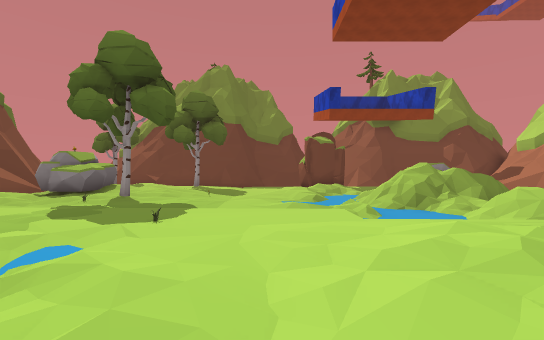
View 1 (above)

21 first-person views from a walk through a Unity game level. The camera is 1.5 m above the floor, looks level and sees 90° across. The floor is counted in squares, 2 m on a side. Each view is taken from the middle of a square. On the plan, view 1 faces up. The plan holds only what a view shows up to about 10 squares ahead; the rest is blank. The place goes on beyond the plan. Some surface patterns are stand-ins.

View 2
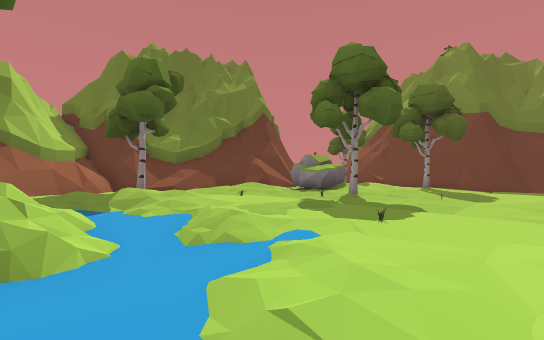

View 3
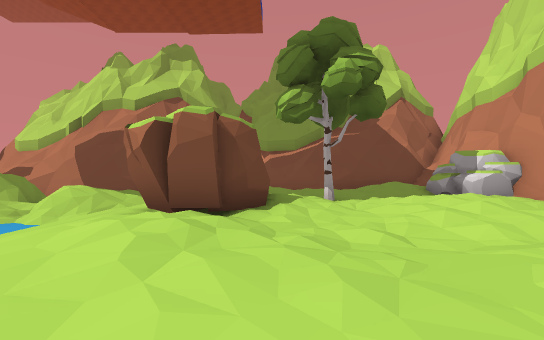

View 4
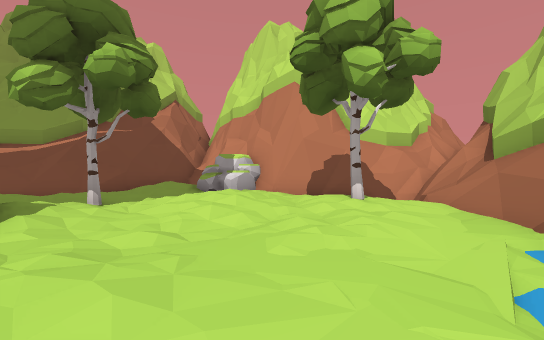

View 5
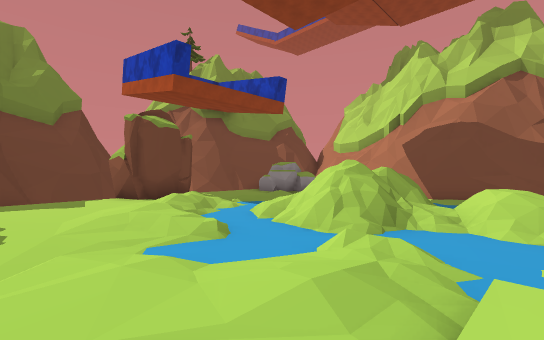

View 6
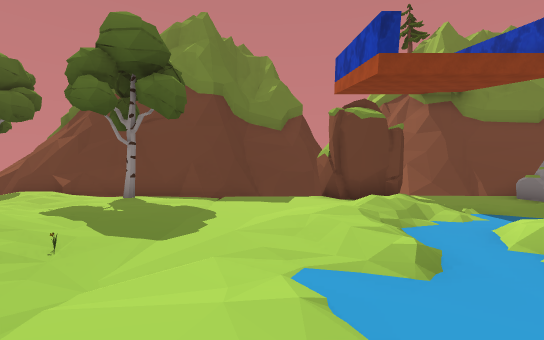

View 7
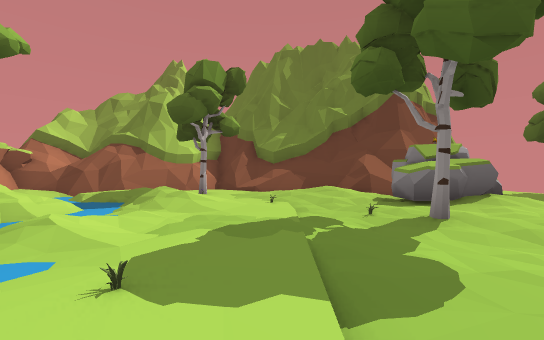

View 8
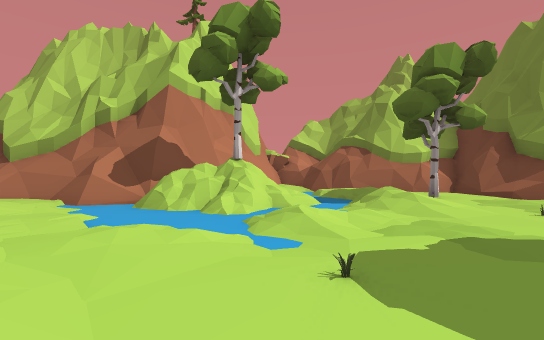

View 9
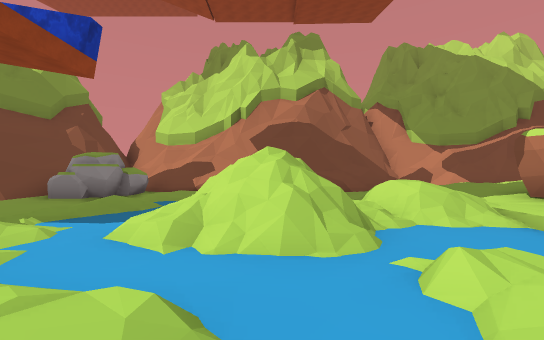

View 10
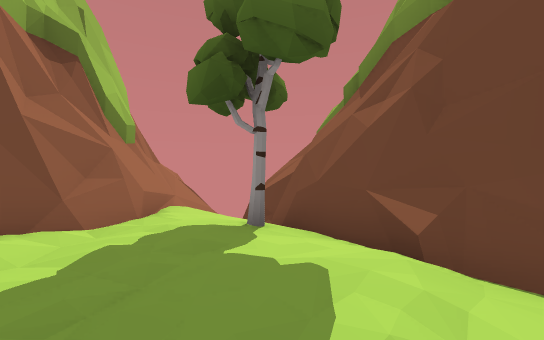

View 11
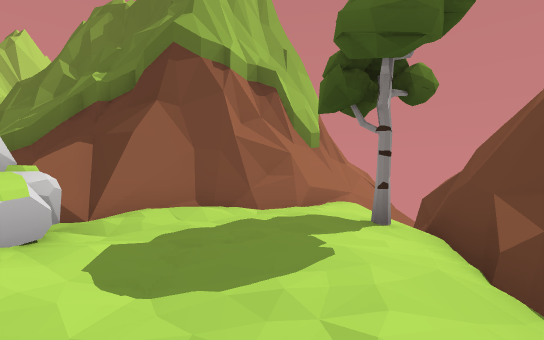

View 12
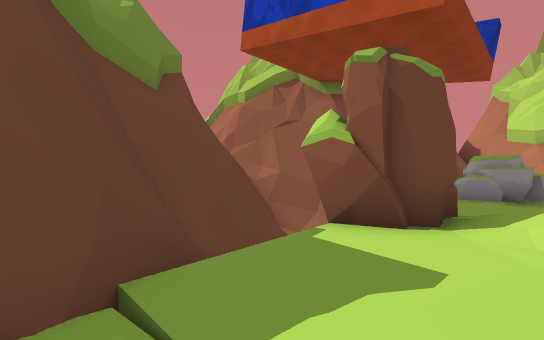

View 13
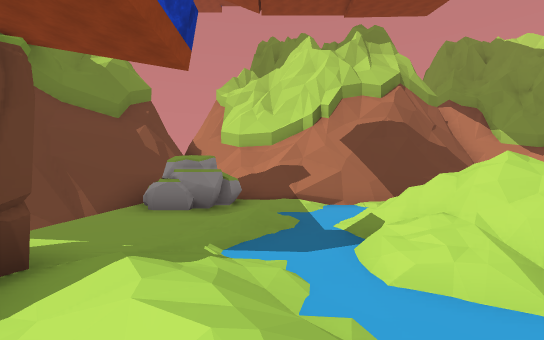

View 14
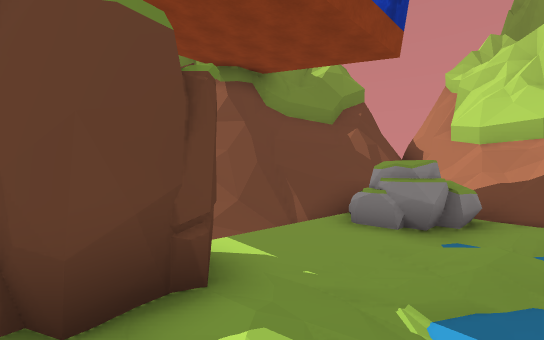

View 15
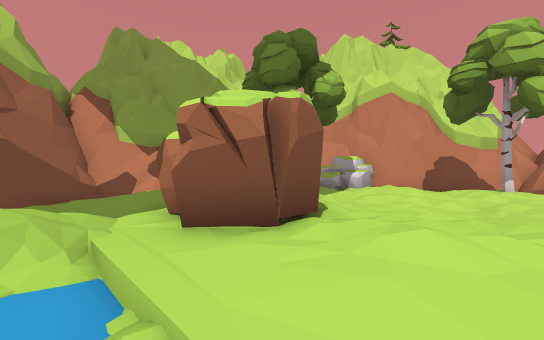

View 16
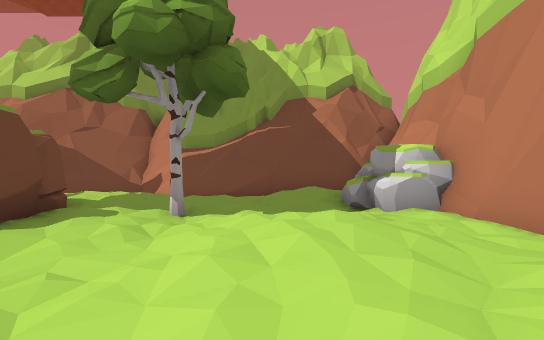

View 17
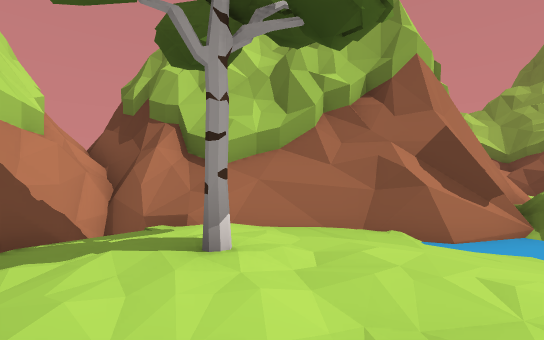

View 18
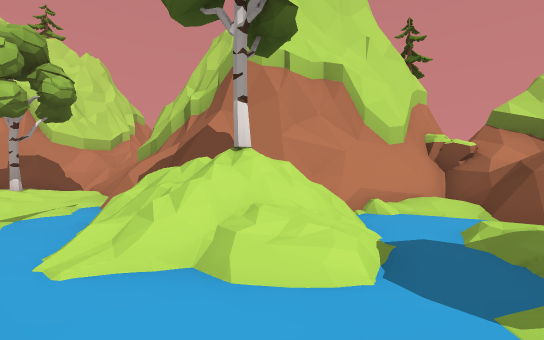

View 19
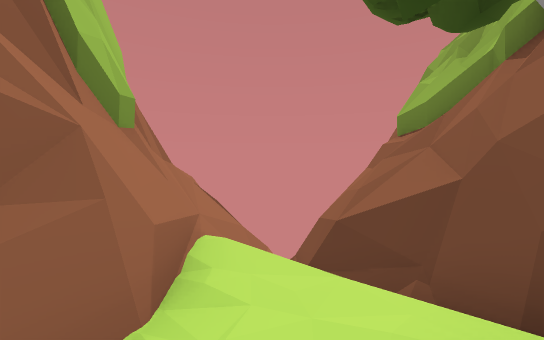

View 20
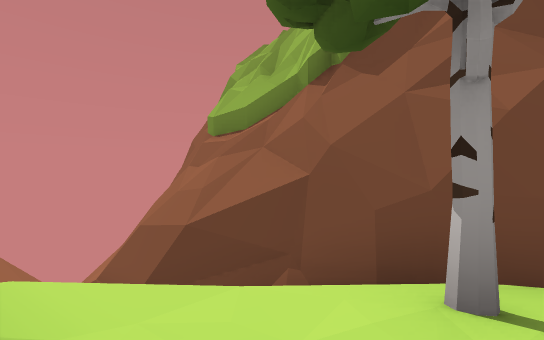

View 21
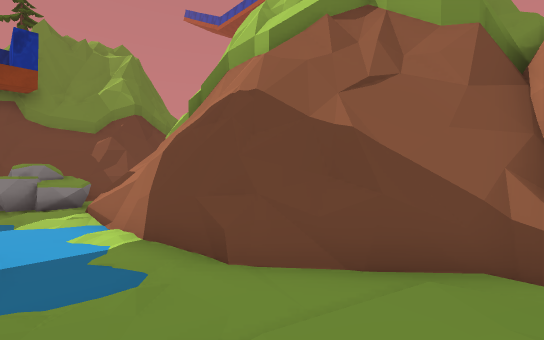

### Floor plan
Key: @ floor where view 1 was taken; # wall or solid block; x gap in a wall; . main floor; : floor 0.25 m higher than the main floor; - floor 0.25 m lower than the main floor; + floor 0.5 m higher than the main floor; _ floor 0.5 m lower than the main floor; * floor 0.75 m higher than the main floor; % floor 1.25 m higher than the main floor; & floor 1.5 m higher than the main floor; / step, stairs or slope; = window, fence, low wall or low ledge; ^ raised ledge; v drop or lower ground; R rock; T tree; O other object.
Columns run from 14 left of view 1 to 11 right of it. Each row starts with its distance up from view 1.
 17 vvv##          ##v=#
 16 =vvv##       #### v###
 15 ##vvv###    ###vO  vv###
 14  ##///T######---OO----R##
 13   ###...:.T.-----O---RR #
 12     #...::..----/:---_R##
 11     ##.......--.//__/_.##
 10      #/.R:...-.._//=__/#
  9      ##RR:::.--._//=/__#
  8     ###RR:T..--__/&% __#
  7     #=+:.O...---/x===__#
  6    ^^/::.-...--./_// __##
  5    ##...O.......__///.-/#
  4    #=.......O.......//.-#
  3    #..T/+...-..:::OO:::.#
  2    #=.://--/-:.:+:OO+++.##
  1    ##::-//=--/.:..OO++:/##
  0    #==:-/#=/-/@...::T::==#
 -1     #=--/T&/--....:::::###
 -2      =.=#= =--.../+:.:/##
 -3      =#######/.:::+:.:*#
 -4     ###    #^=.:T:::RR+#
 -5             ##/.::.#RR #
 -6             ##==./##
 -7              ###v##
 -8               ####

Where each view was taken, in squares from view 1:
view 1: 0 up, 0 right, facing up
view 2: 0 up, 0 right, facing up-left
view 3: 1 up, 1 left, facing right
view 4: 1 up, 1 left, facing down-right
view 5: 5 up, 1 left, facing up-right
view 6: 6 up, 0 right, facing up
view 7: 5 up, 0 right, facing left
view 8: 5 up, 0 right, facing down-left
view 9: 8 up, 0 right, facing right
view 10: 11 up, 5 left, facing up-left
view 11: 12 up, 4 left, facing left
view 12: 12 up, 2 left, facing up-right
view 13: 11 up, 1 right, facing right
view 14: 11 up, 2 right, facing up-right
view 15: 5 up, 1 right, facing down-right
view 16: 2 down, 1 right, facing right
view 17: 2 down, 3 right, facing down-left
view 18: 3 up, 5 left, facing down
view 19: 12 up, 8 left, facing up-left
view 20: 12 up, 9 left, facing up
view 21: 3 up, 7 right, facing up-right
